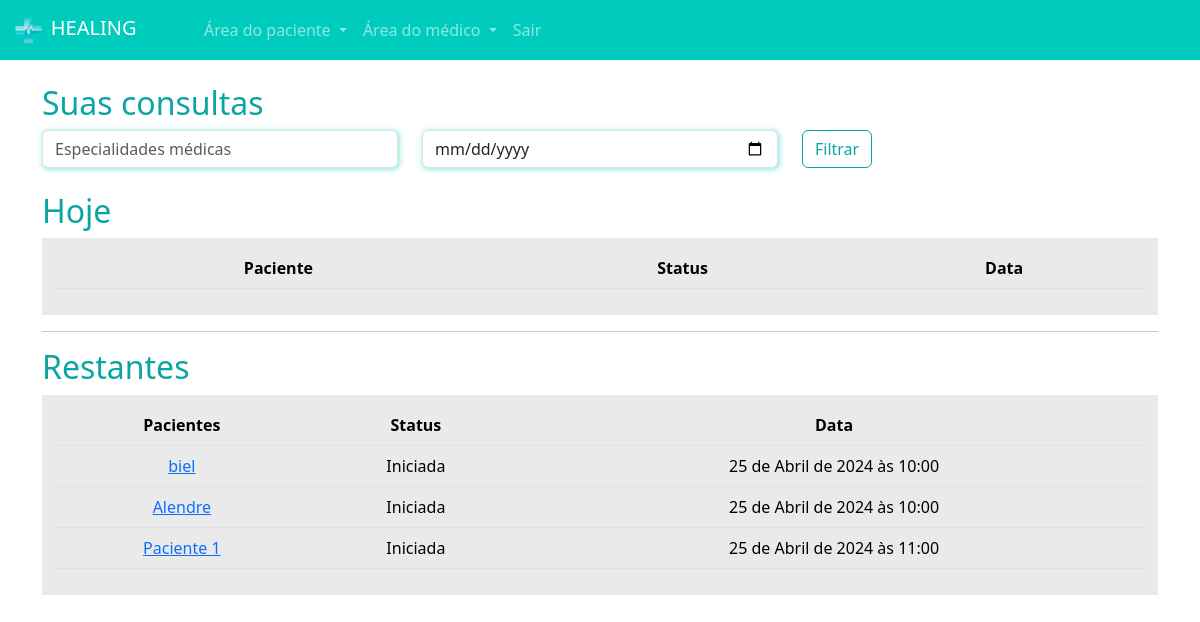
/medicos/consultas_medico/ (signed in), run on an earlier commit of the app's database.
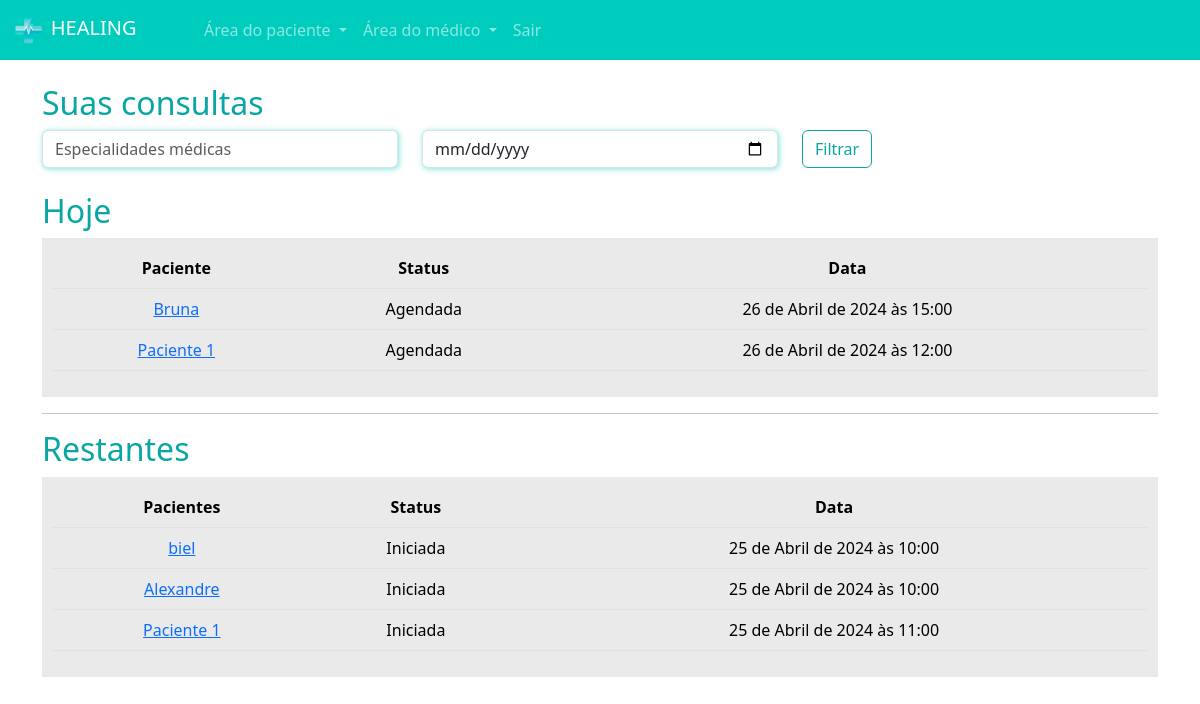
And on a later commit of the database.
### paciente/models.py (models this page shows, shortened)
class Consulta(models.Model):
    status_choices = (
        ('A', 'Agendada'),
        ('F', 'Finalizada'),
        ('C', 'Cancelada'),
        ('I', 'Iniciada')
    )
    paciente = models.ForeignKey(User, on_delete=models.DO_NOTHING)
    data_aberta = models.ForeignKey(DatasAbertas, on_delete=models.DO_NOTHING)
    status = models.CharField(max_length=1, choices=status_choices, default='A')
    link = models.URLField(null=True, blank=True)

### medico/models.py (models this page shows, shortened)
class DatasAbertas(models.Model):
    data = models.DateTimeField()
    user = models.ForeignKey(User, on_delete=models.DO_NOTHING)
    agendado = models.BooleanField(default=False)

### medico/views.py (the view)
# urls.py: path('consultas_medico/', views.consultas_medico, name="consultas_medico"),
@login_required
def consultas_medico(request):
    if not is_medico(request.user):
        messages.add_message(request, constants.WARNING, 'Somente médicos podem acessar essa página.')
        return redirect('/usuarios/sair')
    hoje = datetime.now().date()
    consultas_hoje = Consulta.objects.filter(data_aberta__user=request.user).filter(data_aberta__data__gte=hoje).filter(data_aberta__data__lt=hoje + timedelta(days=1))
    consultas_restantes = Consulta.objects.exclude(id__in=consultas_hoje.values('id')).filter(data_aberta__user=request.user)
    return render(request, 'consultas_medico.html', {'consultas_hoje': consultas_hoje, 'consultas_restantes': consultas_restantes, 'is_medico': is_medico(request.user)})

### medico/models.py (called while the page is built)
def is_medico(user):
    return DadosMedico.objects.filter(user=user).exists()

### medico/templates/consultas_medico.html (shortened to what this page needs)
{% extends "base.html" %}
{% load static %}
{% block 'head' %}
    <link rel="stylesheet" href="{% static 'medicos/css/abrir_horario.css' %}">
    <link rel="stylesheet" href="{% static 'usuarios/css/usuarios.css' %}">
    <link rel="stylesheet" href="{% static 'medicos/css/cadastro_medico.css' %}">
    <link rel="stylesheet" href="{% static 'pacientes/css/home.css' %}">
    <link rel="stylesheet" href="https://cdn.jsdelivr.net/npm/bootstrap-icons@1.11.3/font/bootstrap-icons.min.css">
{% endblock 'head' %}
{% block 'body' %}
{% include "partials/navbar.html" %}
    <div class="container">
        <br>
        <h2><span class="color-dark">Suas consultas</span></h2>
        <div class="row">
            <div class="col-md">
                <input type="text" name="especialidades" id="" class="form-control shadow-main-color" placeholder="Especialidades médicas">
            </div>
            <div class="col-md">
                <input type="date" name="data" id="" class="form-control shadow-main-color" placeholder="Data da consulta">
            </div>
            <div class="col-md">
                <input type="submit" value="Filtrar" class="btn btn-dark-color-outline">
            </div>
        </div>
        <br>
        <h2><span class="color-dark">Hoje</span></h2>
        <div class="list-minhas-consultas">
            <table class="table">
                <thead>
                  <tr>
                    <th scope="col">Paciente</th>
                    <th scope="col">Status</th>
                    <th scope="col">Data</th>
                  </tr>
                </thead>
                <tbody>
                    {% for consulta in consultas_hoje  %}
                        <tr>
                            <td><a href="{% url 'consulta_area_medico' consulta.id %}">{{consulta.paciente}}</a></td>
                            <td>{{consulta.get_status_display}}</td>
                            <td>{{consulta.data_aberta.data}}</td>
                        </tr>
                    {% endfor %}
                </tbody>
              </table>
        </div>
        <hr>
        <h2><span class="color-dark">Restantes</span></h2>
        <div class="list-minhas-consultas">
            <table class="table">
                <thead>
                  <tr>
                    <th scope="col">Pacientes</th>
                    <th scope="col">Status</th>
                    <th scope="col">Data</th>
                  </tr>
                </thead>
                <tbody>
                    {% for consulta in consultas_restantes  %}
                        <tr>
                            <td><a href="{% url 'consulta_area_medico' consulta.id %}">{{consulta.paciente}}</a></td>
                            <td>{{consulta.get_status_display}}</td>
                            <td>{{consulta.data_aberta.data}}</td>
                        </tr>
                    {% endfor %}
                </tbody>
              </table>
        </div>
    </div>
{% endblock 'body' %}

### templates/base.html (shortened to what this page needs)
{% load static %}
<!doctype html>
<html lang="en">
  <head>
    <link rel="stylesheet" href="{% static 'geral\css\base.css' %}">
    <link href="https://cdn.jsdelivr.net/npm/bootstrap@5.3.3/dist/css/bootstrap.min.css" rel="stylesheet">
    {% block 'head' %}{% endblock 'head' %}
  </head>
  <body>
    {% block 'body' %}{% endblock 'body' %}
  </body>
</html>

### templates/partials/navbar.html (shortened to what this page needs)
{% load static %}
<nav class="navbar navbar-expand-lg navbar-dark bg-color-dark">
    <div class="container-fluid">
      <a class="navbar-brand" href="#"><img src="{% static 'geral/img/logo.png' %}" width="20%" alt="">&nbspHEALING</a>
      <div class="collapse navbar-collapse" id="navbarNav">
        <ul class="navbar-nav">
            <li class="nav-item dropdown">
                <a class="nav-link dropdown-toggle" href="#" id="navbarDropdownMenuLink" role="button" data-bs-toggle="dropdown" aria-expanded="false">
                  Área do paciente
                </a>
            </li>
            {% if is_medico %}
                <li class="nav-item dropdown">
                    <a class="nav-link dropdown-toggle" href="#" id="navbarDropdownMenuLink" role="button" data-bs-toggle="dropdown" aria-expanded="false">
                        Área do médico
                    </a>
                </li>
            {% else %}
                <li class="nav-item">
                    <a class="nav-link" href="{% url 'cadastro_medico' %}">Sou médico</a>
                </li>
            {% endif %}
            <a class="nav-link justify-content-end" href="{% url 'sair' %}" id="sair" role="button" aaria-expanded="false">
              Sair
            </a>
        </ul>
      </div>
    </div>
  </nav>

### templates/static/geral/css/base.css (style rules this page uses)
:root { --main-color: #00CCBE; --dark-color: #09A6A3; --contrast-color: #FFD686; }
.bg-color-dark { background-color: var(--main-color); }
.color-dark { color: var(--dark-color); }

### templates/static/usuarios/css/usuarios.css (style rules this page uses)
.btn-dark-color-outline { border: 1px solid var(--dark-color); color: var(--dark-color) }

### templates/static/medicos/css/cadastro_medico.css (style rules this page uses)
.shadow-main-color { box-shadow: 1px 1px 5px 1px rgba(0, 204, 190,.4); }

### templates/static/pacientes/css/home.css (style rules this page uses)
table { border-collapse: collapse !important; width: 100%; }
th, td { padding: 8px; text-align: center; background-color: #EAEAEA !important; }
th { background-color: #EAEAEA; }
.list-minhas-consultas { background-color: #EAEAEA; padding: 10px; }

What changed in the data, as far as the page shows it:
added Consulta: paciente "Bruna", status "Agendada", data_aberta.data "26 de Abril de 2024 às 15:00", shown under "Hoje"
added Consulta: paciente "Paciente 1", status "Agendada", data_aberta.data "26 de Abril de 2024 às 12:00", shown under "Hoje"
changed through a linked row, Consulta: paciente "Alendre" → "Alexandre"
